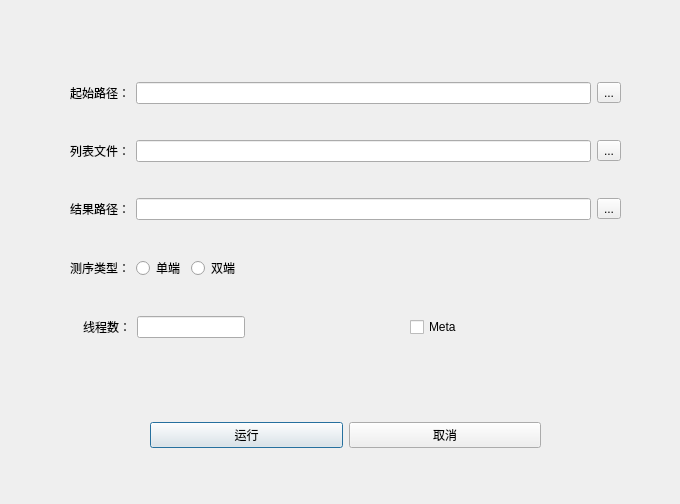
<?xml version="1.0" encoding="UTF-8"?>
<ui version="4.0">
 <class>Dialog</class>
 <widget class="QDialog" name="Dialog">
  <property name="geometry">
   <rect>
    <x>0</x>
    <y>0</y>
    <width>680</width>
    <height>504</height>
   </rect>
  </property>
  <property name="windowTitle">
   <string>Dialog</string>
  </property>
  <widget class="QWidget" name="layoutWidget">
   <property name="geometry">
    <rect>
     <x>150</x>
     <y>400</y>
     <width>391</width>
     <height>71</height>
    </rect>
   </property>
   <layout class="QHBoxLayout" name="horizontalLayout_5">
    <item>
     <widget class="QPushButton" name="run_btn">
      <property name="text">
       <string>运行</string>
      </property>
     </widget>
    </item>
    <item>
     <widget class="QPushButton" name="cancel_btn">
      <property name="text">
       <string>取消</string>
      </property>
     </widget>
    </item>
   </layout>
  </widget>
  <widget class="QWidget" name="layoutWidget">
   <property name="geometry">
    <rect>
     <x>70</x>
     <y>52</y>
     <width>551</width>
     <height>321</height>
    </rect>
   </property>
   <layout class="QVBoxLayout" name="verticalLayout">
    <item>
     <layout class="QHBoxLayout" name="horizontalLayout_6">
      <item>
       <widget class="QLabel" name="ori_label">
        <property name="text">
         <string>起始路径：</string>
        </property>
       </widget>
      </item>
      <item>
       <widget class="QLineEdit" name="ori_LE"/>
      </item>
      <item>
       <widget class="QToolButton" name="ori_tbtn">
        <property name="text">
         <string>...</string>
        </property>
       </widget>
      </item>
     </layout>
    </item>
    <item>
     <layout class="QHBoxLayout" name="horizontalLayout_4">
      <item>
       <widget class="QLabel" name="list_label">
        <property name="text">
         <string>列表文件：</string>
        </property>
       </widget>
      </item>
      <item>
       <widget class="QLineEdit" name="list_LE"/>
      </item>
      <item>
       <widget class="QToolButton" name="list_tbtn">
        <property name="text">
         <string>...</string>
        </property>
       </widget>
      </item>
     </layout>
    </item>
    <item>
     <layout class="QHBoxLayout" name="horizontalLayout_3">
      <item>
       <widget class="QLabel" name="result_label">
        <property name="text">
         <string>结果路径：</string>
        </property>
       </widget>
      </item>
      <item>
       <widget class="QLineEdit" name="result_LE"/>
      </item>
      <item>
       <widget class="QToolButton" name="result_tbtn">
        <property name="text">
         <string>...</string>
        </property>
       </widget>
      </item>
     </layout>
    </item>
    <item>
     <layout class="QHBoxLayout" name="horizontalLayout">
      <item>
       <widget class="QLabel" name="label">
        <property name="text">
         <string>测序类型：</string>
        </property>
       </widget>
      </item>
      <item>
       <widget class="QRadioButton" name="radioButton">
        <property name="text">
         <string>单端</string>
        </property>
       </widget>
      </item>
      <item>
       <widget class="QRadioButton" name="radioButton_2">
        <property name="text">
         <string>双端</string>
        </property>
       </widget>
      </item>
      <item>
       <spacer name="horizontalSpacer_3">
        <property name="orientation">
         <enum>Qt::Horizontal</enum>
        </property>
        <property name="sizeHint" stdset="0">
         <size>
          <width>40</width>
          <height>20</height>
         </size>
        </property>
       </spacer>
      </item>
     </layout>
    </item>
    <item>
     <layout class="QHBoxLayout" name="horizontalLayout_2">
      <item>
       <spacer name="horizontalSpacer_2">
        <property name="orientation">
         <enum>Qt::Horizontal</enum>
        </property>
        <property name="sizeType">
         <enum>QSizePolicy::Fixed</enum>
        </property>
        <property name="sizeHint" stdset="0">
         <size>
          <width>13</width>
          <height>20</height>
         </size>
        </property>
       </spacer>
      </item>
      <item>
       <widget class="QLabel" name="thread_label">
        <property name="text">
         <string>线程数：</string>
        </property>
       </widget>
      </item>
      <item>
       <widget class="QLineEdit" name="thread_LE">
        <property name="sizePolicy">
         <sizepolicy hsizetype="Preferred" vsizetype="Fixed">
          <horstretch>0</horstretch>
          <verstretch>0</verstretch>
         </sizepolicy>
        </property>
       </widget>
      </item>
      <item>
       <spacer name="horizontalSpacer">
        <property name="orientation">
         <enum>Qt::Horizontal</enum>
        </property>
        <property name="sizeType">
         <enum>QSizePolicy::Expanding</enum>
        </property>
        <property name="sizeHint" stdset="0">
         <size>
          <width>40</width>
          <height>20</height>
         </size>
        </property>
       </spacer>
      </item>
      <item>
       <widget class="QCheckBox" name="meta_ck">
        <property name="text">
         <string>Meta</string>
        </property>
       </widget>
      </item>
      <item>
       <spacer name="horizontalSpacer_4">
        <property name="orientation">
         <enum>Qt::Horizontal</enum>
        </property>
        <property name="sizeHint" stdset="0">
         <size>
          <width>40</width>
          <height>20</height>
         </size>
        </property>
       </spacer>
      </item>
     </layout>
    </item>
   </layout>
  </widget>
 </widget>
 <resources/>
 <connections/>
</ui>
